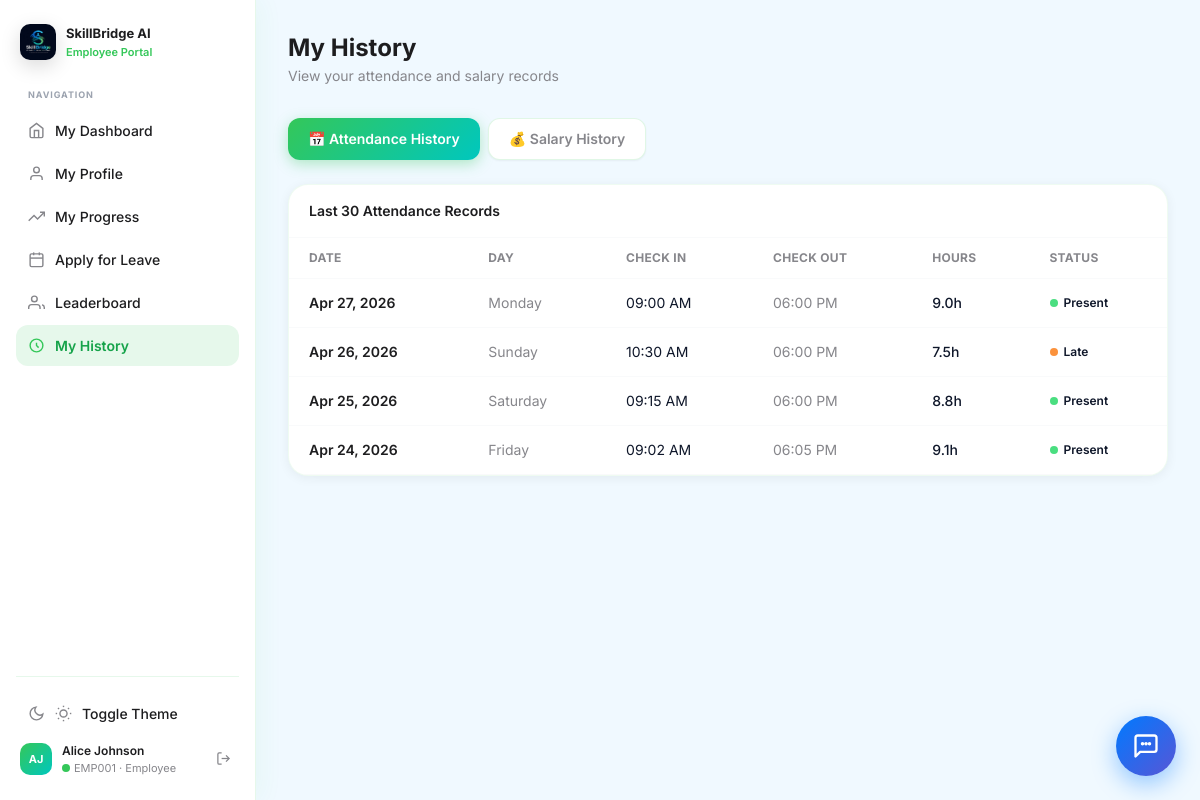
The app's page /employee/history.php (signed in) with its own data.
### tables this page shows
CREATE TABLE IF NOT EXISTS employee_profiles (
    id INT AUTO_INCREMENT PRIMARY KEY,
    user_id INT NOT NULL,
    uid VARCHAR(20) NOT NULL,
    first_name VARCHAR(100) NOT NULL,
    last_name VARCHAR(100) NOT NULL,
    phone VARCHAR(20) DEFAULT NULL,
    department VARCHAR(100) DEFAULT NULL,
    designation VARCHAR(100) DEFAULT NULL,
    target_role VARCHAR(100) DEFAULT NULL,
    current_skills TEXT DEFAULT NULL,
    target_skills TEXT DEFAULT NULL,
    knowledge_score INT DEFAULT 0,
    tier ENUM('Bronze', 'Silver', 'Gold', 'Diamond') DEFAULT 'Bronze',
    date_joined DATE DEFAULT NULL,
    profile_photo VARCHAR(255) DEFAULT NULL,
    created_at TIMESTAMP DEFAULT CURRENT_TIMESTAMP,
    updated_at TIMESTAMP DEFAULT CURRENT_TIMESTAMP ON UPDATE CURRENT_TIMESTAMP,
    FOREIGN KEY (user_id) REFERENCES users(id) ON DELETE CASCADE
);

CREATE TABLE IF NOT EXISTS attendance (
    id INT AUTO_INCREMENT PRIMARY KEY,
    user_id INT NOT NULL,
    date DATE NOT NULL,
    check_in TIME DEFAULT NULL,
    check_out TIME DEFAULT NULL,
    status ENUM('present', 'absent', 'late', 'half_day') DEFAULT 'present',
    notes VARCHAR(255) DEFAULT NULL,
    created_at TIMESTAMP DEFAULT CURRENT_TIMESTAMP,
    FOREIGN KEY (user_id) REFERENCES users(id) ON DELETE CASCADE,
    UNIQUE KEY unique_attendance (user_id, date)
);

### employee/history.php (the view, shortened to what this page needs)
<?php
require_once __DIR__ . '/../config/db.php';
$userId = $_SESSION['user_id'];
$attendance = $conn->query("SELECT * FROM attendance WHERE user_id=$userId ORDER BY date DESC LIMIT 30");
?>
<!DOCTYPE html>
<html lang="en">
<head>
    <script src="https://cdn.tailwindcss.com"></script>
</head>
<body class="font-sans flex">
<?php include __DIR__ . '/sidebar_emp.php'; ?>
<main class="ml-64 flex-1 p-8">
    <div class="mb-8">
        <h1 class="text-2xl font-bold text-apple-dark">My History</h1>
        <p class="text-apple-gray text-sm mt-0.5">View your attendance and salary records</p>
    </div>
    <div class="flex gap-2 mb-6">
        <button id="tab-att" class="tab active px-5 py-2.5 text-sm font-semibold shadow-sm border border-gray-100"
            onclick="showTab('att')">📅 Attendance History</button>
        <button id="tab-sal" class="tab px-5 py-2.5 text-sm font-semibold shadow-sm border border-gray-100"
            onclick="showTab('sal')">💰 Salary History</button>
    </div>
    <div id="panel-att" class="card overflow-hidden">
        <div class="px-5 py-4 border-b border-gray-50">
            <h3 class="text-sm font-semibold text-apple-dark">Last 30 Attendance Records</h3>
        </div>
        <div class="overflow-x-auto">
            <table class="w-full text-sm">
                <thead>
                    <tr class="text-xs font-semibold text-apple-gray uppercase tracking-wide border-b border-gray-50">
                        <th class="px-5 py-3 text-left">Date</th>
                        <th class="px-5 py-3 text-left">Day</th>
                        <th class="px-5 py-3 text-left">Check In</th>
                        <th class="px-5 py-3 text-left">Check Out</th>
                        <th class="px-5 py-3 text-left">Hours</th>
                        <th class="px-5 py-3 text-left">Status</th>
                    </tr>
                </thead>
                <tbody>
                    <?php $cnt=0; while($att=$attendance->fetch_assoc()): $cnt++;
                        $hrs='';
                        if($att['check_in']&&$att['check_out']) {
                            $diff=(strtotime($att['check_out'])-strtotime($att['check_in']))/3600;
                            $hrs=number_format($diff,1).'h';
                        }
                    ?>
                    <tr class="border-b border-gray-50 hover:bg-gray-50 transition-colors">
                        <td class="px-5 py-3.5 font-semibold text-apple-dark"><?= date('M j, Y',strtotime($att['date'])) ?></td>
                        <td class="px-5 py-3.5 text-apple-gray"><?= date('l',strtotime($att['date'])) ?></td>
                        <td class="px-5 py-3.5"><?= $att['check_in']?date('h:i A',strtotime($att['check_in'])):'—' ?></td>
                        <td class="px-5 py-3.5 text-apple-gray"><?= $att['check_out']?date('h:i A',strtotime($att['check_out'])):'—' ?></td>
                        <td class="px-5 py-3.5 font-medium"><?= $hrs?:'—' ?></td>
                        <td class="px-5 py-3.5">
                            <span class="text-xs flex items-center gap-1.5 font-semibold">
                                <div class="w-2 h-2 rounded-full <?= ['present'=>'bg-green-400','absent'=>'bg-red-400','late'=>'bg-orange-400','half_day'=>'bg-purple-400'][$att['status']]??'bg-gray-400' ?>"></div>
                                <?= ucwords(str_replace('_',' ',$att['status'])) ?>
                            </span>
                        </td>
                    </tr>
                    <?php endwhile; ?>
                </tbody>
            </table>
        </div>
    </div>
</main>
</body>
</html>

### employee/sidebar_emp.php (shortened to what this page needs)
<?php
require_once __DIR__ . '/../config/db.php';
$current = basename($_SERVER['PHP_SELF']);
$pages = [
    ['dashboard.php', 'My Dashboard',   '<path d="M3 9l9-7 9 7v11a2 2 0 0 1-2 2H5a2 2 0 0 1-2-2z" stroke="currentColor" stroke-width="2"/><polyline points="9,22 9,12 15,12 15,22" stroke="currentColor" stroke-width="2"/>'],
    ['profile.php',   'My Profile',     '<path d="M20 21v-2a4 4 0 0 0-4-4H8a4 4 0 0 0-4 4v2" stroke="currentColor" stroke-width="2"/><circle cx="12" cy="7" r="4" stroke="currentColor" stroke-width="2"/>'],
    ['progress.php',  'My Progress',    '<polyline points="23,6 13.5,15.5 8.5,10.5 1,18" stroke="currentColor" stroke-width="2"/><polyline points="17,6 23,6 23,12" stroke="currentColor" stroke-width="2"/>'],
    ['leave.php',     'Apply for Leave','<rect x="3" y="4" width="18" height="18" rx="2" stroke="currentColor" stroke-width="2"/><line x1="16" y1="2" x2="16" y2="6" stroke="currentColor" stroke-width="2"/><line x1="8" y1="2" x2="8" y2="6" stroke="currentColor" stroke-width="2"/><line x1="3" y1="10" x2="21" y2="10" stroke="currentColor" stroke-width="2"/>'],
    ['leaderboard.php','Leaderboard',   '<path d="M17 21v-2a4 4 0 0 0-4-4H5a4 4 0 0 0-4 4v2" stroke="currentColor" stroke-width="2"/><path d="M23 21v-2a4 4 0 0 0-3-3.87" stroke="currentColor" stroke-width="2"/><circle cx="9" cy="7" r="4" stroke="currentColor" stroke-width="2"/>'],
    ['history.php',   'My History',     '<path d="M12 8v4l3 3m6-3a9 9 0 1 1-18 0 9 9 0 0 1 18 0z" stroke="currentColor" stroke-width="2"/>'],
];
$profile_data = $conn->query("SELECT ep.* FROM employee_profiles ep WHERE ep.user_id=".$_SESSION['user_id'])->fetch_assoc();
?>
<aside class="emp-sidebar">
    <div style="display:flex;align-items:center;gap:10px;padding:0 4px;margin-bottom:28px;">
        <img src="/1stProject/assets/logo.png.jpeg" alt="SkillBridge Logo" style="width:36px;height:36px;border-radius:10px;object-fit:cover;box-shadow:0 6px 20px rgba(0,0,0,0.15);">
        <div>
            <div style="font-size:13px;font-weight:700;color:#1D1D1F;">SkillBridge AI</div>
            <div style="font-size:11px;color:#34C759;font-weight:600;">Employee Portal</div>
        </div>
    </div>
    <nav style="flex:1;">
        <div style="font-size:9px;font-weight:700;color:#9ca3af;letter-spacing:0.1em;text-transform:uppercase;padding:0 12px;margin-bottom:8px;">Navigation</div>
        <?php foreach($pages as $p): ?>
        <a href="<?= $p[0] ?>" class="emp-nav-item <?= $current === $p[0] ? 'active' : '' ?>">
            <svg width="17" height="17" fill="none" viewBox="0 0 24 24"><?= $p[2] ?></svg>
            <?= $p[1] ?>
        </a>
        <?php endforeach; ?>
    </nav>
    <div style="border-top:1px solid rgba(52,199,89,0.12);padding-top:16px;margin-top:8px;" class="border-gray-100">
        <button onclick="toggleTheme()" class="emp-nav-item" style="width:100%; justify-content:flex-start; margin-bottom:8px; border:none; cursor:pointer;">
            <svg width="17" height="17" fill="none" viewBox="0 0 24 24" class="dark-hidden"><path d="M21 12.79A9 9 0 1 1 11.21 3 7 7 0 0 0 21 12.79z" stroke="currentColor" stroke-width="2"/></svg>
            Toggle Theme
        </button>
        <div style="display:flex;align-items:center;gap:10px;padding:0 4px;">
            <?php if (!empty($_SESSION['profile_image'])): ?>
                <img src="/1stProject/<?= htmlspecialchars($_SESSION['profile_image']) ?>" style="width:32px;height:32px;border-radius:10px;object-fit:cover;" alt="Profile">
            <?php else: ?>
                <div class="emp-user-avatar">
                    <?= strtoupper(substr($profile_data['first_name']??'E',0,1).substr($profile_data['last_name']??'',0,1)) ?>
                </div>
            <?php endif; ?>
            <div style="flex:1;min-width:0;">
                <div style="font-size:12px;font-weight:600;color:#1D1D1F;white-space:nowrap;overflow:hidden;text-overflow:ellipsis;">
                    <?= htmlspecialchars(($profile_data['first_name']??'').' '.($profile_data['last_name']??'')) ?>
                </div>
                <div style="font-size:11px;color:#86868B;display:flex;align-items:center;gap:4px;">
                    <div class="emp-online-dot"></div>
                    <?= $_SESSION['uid']??'' ?> · Employee
                </div>
            </div>
            <button onclick="logout()" title="Logout"
                style="background:none;border:none;cursor:pointer;color:#86868B;padding:4px;border-radius:8px;transition:all 0.15s;"
                onmouseover="this.style.color='#ef4444';this.style.background='#fef2f2'"
                onmouseout="this.style.color='#86868B';this.style.background='none'">
                <svg width="15" height="15" fill="none" viewBox="0 0 24 24">
                    <path d="M9 21H5a2 2 0 0 1-2-2V5a2 2 0 0 1 2-2h4" stroke="currentColor" stroke-width="2"/>
                    <polyline points="16,17 21,12 16,7" stroke="currentColor" stroke-width="2"/>
                    <line x1="21" y1="12" x2="9" y2="12" stroke="currentColor" stroke-width="2"/>
                </svg>
            </button>
        </div>
    </div>
</aside>
<button id="ai-chat-btn" onclick="toggleChat()">
    <svg width="28" height="28" fill="none" viewBox="0 0 24 24">
        <path d="M21 15a2 2 0 0 1-2 2H7l-4 4V5a2 2 0 0 1 2-2h14a2 2 0 0 1 2 2z" stroke="currentColor" stroke-width="2" stroke-linejoin="round"/>
        <path d="M9 10h.01M15 10h.01M12 10h.01" stroke="currentColor" stroke-width="3" stroke-linecap="round"/>
    </svg>
</button>

### employee/history.php (style rules this page uses)
* { -webkit-font-smoothing:antialiased }
body { background:#f0f9ff; color:#0f172a; }
.card { background:#fff;border-radius:20px;box-shadow:0 2px 12px rgba(0,0,0,0.06);border:1px solid rgba(52,199,89,0.08) }
.tab { border-radius:12px;transition:all 0.2s;cursor:pointer;font-weight:600;font-size:13px;padding:10px 20px;border:none;font-family:inherit }
.tab.active { background:linear-gradient(135deg,#34C759,#00C7BE);color:white;box-shadow:0 4px 14px rgba(52,199,89,0.35) }
.tab:not(.active) { background:#fff;color:#86868B;border:1px solid rgba(52,199,89,0.15) }

### employee/sidebar_emp.php (style rules this page uses)
.emp-sidebar { width: 256px; min-height: 100vh; position: fixed; left: 0; top: 0; z-index: 50; background: rgba(255,255,255,0.95); backdrop-filter: blur(20px); border-right: 1px solid rgba(52,199,89,0.12); display: flex; flex-direction: column; padding: 24px 16px; box-shadow: 4px 0 24px rgba(52,199,89,0.06); }
.emp-nav-item { display: flex; align-items: center; gap: 10px; padding: 10px 12px; border-radius: 12px; font-size: 14px; font-weight: 500; color: #1D1D1F; text-decoration: none; transition: all 0.15s ease; margin-bottom: 2px; background: transparent; }
.emp-nav-item svg { color: #86868B; flex-shrink: 0; transition: color 0.15s; }
.emp-nav-item.active { background: rgba(52,199,89,0.12); color: #16a34a; font-weight: 600; }
.emp-nav-item.active svg { color: #34C759; }
.emp-user-avatar { background: linear-gradient(135deg, #34C759, #00C7BE); width: 32px; height: 32px; border-radius: 10px; display: flex; align-items: center; justify-content: center; color: white; font-size: 11px; font-weight: 700; }
.emp-online-dot { width: 8px; height: 8px; border-radius: 50%; background: #34C759; animation: pulse-dot 2s ease-in-out infinite; box-shadow: 0 0 0 0 rgba(52,199,89,0.4); }
#ai-chat-btn { position: fixed; bottom: 24px; right: 24px; z-index: 9999; width: 60px; height: 60px; border-radius: 50%; background: linear-gradient(135deg, #007AFF, #5856D6); color: white; box-shadow: 0 8px 24px rgba(0,122,255,0.4); display: flex; align-items: center; justify-content: center; cursor: pointer; border: none; transition: transform 0.2s, box-shadow 0.2s; }

### records on screen
employee_profiles: first_name+last_name "AJ", first_name+last_name "Alice Johnson"
attendance: date "Apr 27, 2026", date "Monday", check_in "09:00 AM", check_out "06:00 PM", check_out+check_in "9.0h", status "Present"
attendance: date "Apr 26, 2026", date "Sunday", check_in "10:30 AM", check_out "06:00 PM", check_out+check_in "7.5h", status "Late"
attendance: date "Apr 25, 2026", date "Saturday", check_in "09:15 AM", check_out "06:00 PM", check_out+check_in "8.8h", status "Present"
attendance: date "Apr 24, 2026", date "Friday", check_in "09:02 AM", check_out "06:05 PM", check_out+check_in "9.1h", status "Present"

### other values on screen
$p[1] "My Dashboard"
$p[1] "My Profile"
$p[1] "My Progress"
$p[1] "Apply for Leave"
$p[1] "Leaderboard"
$p[1] "My History"
$_SESSION['uid'] "EMP001"
